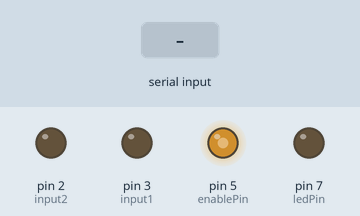
Recording of a sketch running on a simulated Arduino Uno, built with avr-gcc and run on an emulated ATmega328P. On the bench: output pins drawn as LEDs (lit = HIGH). The test bench sets the inputs (shaded band).

Above: at 1.2 s.
1.3 s: "90,45\n" received over the second serial link
At 3.2 s:
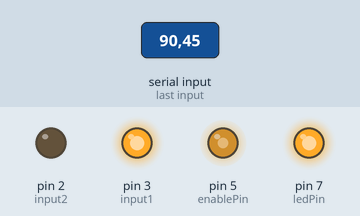
3.8 s: "30,150\n" received over the second serial link
At 4.4 s:
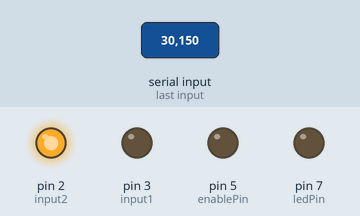
6.3 s: "0\n" received over the second serial link
At 7.5 s:
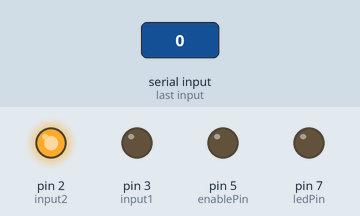
7.8 s: "5\n" received over the second serial link
At 9.4 s:
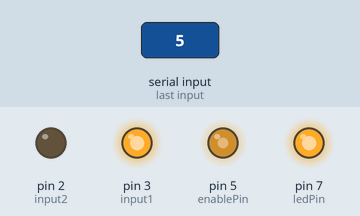
Timing chart, 0 to 10.9 s (numbered marks = the images above; inputs shaded):
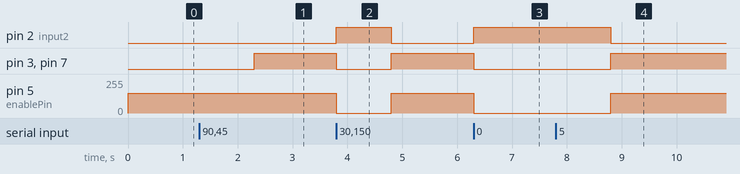

The sketch:

reciever-2.ino
```cpp
#include <SoftwareSerial.h>

SoftwareSerial sender(10, 11); // RX, TX from Sender Arduino

String message = "";
String thresholdMessage = "";
int threshold = 25;
int temp = 0;
const int buzzerPin = 13;
const int ledPin = 7;

const int input2 = 2;
const int input1 = 3;
const int enablePin = 5;

void setup() {
    pinMode(ledPin, OUTPUT);
    Serial.begin(9600);
    sender.begin(9600);
    pinMode(input1, OUTPUT);
    pinMode(input2, OUTPUT);
    pinMode(enablePin, OUTPUT);
    analogWrite(enablePin, 150);
}

void loop() {
    if (sender.available() > 0) {
        message = sender.readStringUntil('\n'); // Read the message
        thresholdMessage = sender.readStringUntil('\n');
        threshold = thresholdMessage.toInt();
        temp = message.toInt();
        if (temp > threshold) {
            do {
                digitalWrite(ledPin, HIGH);
                //tone(buzzerPin, 1000, 1000);
                analogWrite(enablePin, 150);
                digitalWrite(input1, HIGH);
                digitalWrite(input2, LOW);
            } while (sender.available() == 0);
        }
        analogWrite(enablePin, 0);
        digitalWrite(input1, LOW);
        digitalWrite(input2, HIGH);
        digitalWrite(ledPin, LOW);
    }
}
```

Measured:
- after the input at 1.3 s, pin 3 (input1), pin 7 (ledPin): LOW → HIGH after 1.0 s
- after the input at 3.8 s, pin 2 (input2): LOW → HIGH at once, → LOW 1.0 s later; pin 3 (input1), pin 7 (ledPin): HIGH → LOW at once, → HIGH 1.0 s later; pin 5 (enablePin): 150/255 → 0/255 at once, → 150/255 1.0 s later
- after the input at 6.3 s, pin 2 (input2): LOW → HIGH at once; pin 3 (input1), pin 7 (ledPin): HIGH → LOW at once; pin 5 (enablePin): 150/255 → 0/255 at once
- after the input at 7.8 s, pin 2 (input2): HIGH → LOW after 1.0 s; pin 3 (input1), pin 7 (ledPin): LOW → HIGH after 1.0 s; pin 5 (enablePin): 0/255 → 150/255 after 1.0 s
